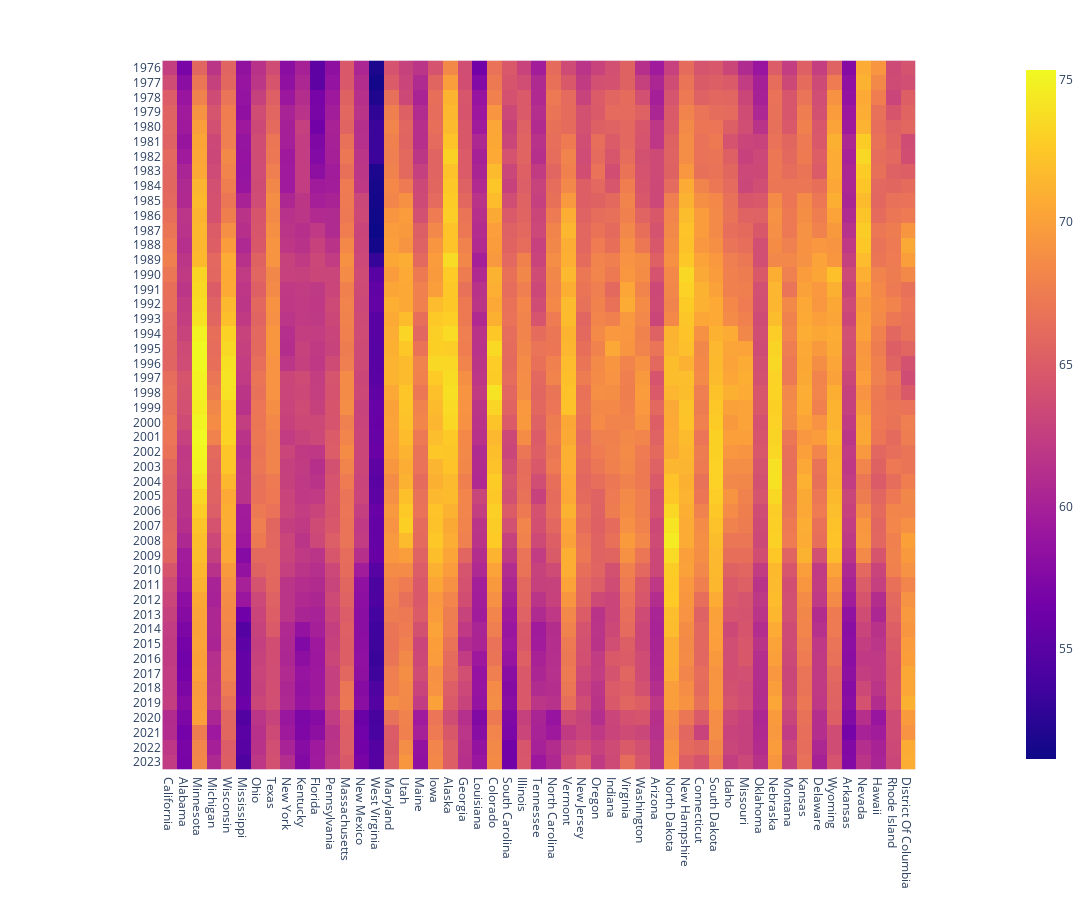

Here is the notebook cell this chart was saved with:
### Code cell
px.imshow(yearly_par_df, height = 900, width =1500)

### Figure 1 — Plotly figure (JSON) as saved in the notebook; plotly's stock layout.template omitted (floating-point values rounded to 4 significant figures; data arrays with more than 128 entries replaced by an {"elided": "..."} marker saying what was removed)
{"data": [{"coloraxis": "coloraxis", "hovertemplate": "x: %{x}<br>y: %{y}<br>color: %{z}<extra></extra>", "name": "0", "type": "heatmap", "x": ["California", "Alabama", "Minnesota", "Michigan", "Wisconsin", "Mississippi", "Ohio", "Texas", "New York", "Kentucky", "Florida", "Pennsylvania", "Massachusetts", "New Mexico", "West Virginia", "Maryland", "Utah", "Maine", "Iowa", "Alaska", "Georgia", "Louisiana", "Colorado", "South Carolina", "Illinois", "Tennessee", "North Carolina", "Vermont", "New Jersey", "Oregon", "Indiana", "Virginia", "Washington", "Arizona", "North Dakota", "New Hampshire", "Connecticut", "South Dakota", "Idaho", "Missouri", "Oklahoma", "Nebraska", "Montana", "Kansas", "Delaware", "Wyoming", "Arkansas", "Nevada", "Hawaii", "Rhode Island", "District Of Columbia"], "xaxis": "x", "y": ["1976", "1977", "1978", "1979", "1980", "1981", "1982", "1983", "1984", "1985", "1986", "1987", "1988", "1989", "1990", "1991", "1992", "1993", "1994", "1995", "1996", "1997", "1998", "1999", "2000", "2001", "2002", "2003", "2004", "2005", "2006", "2007", "2008", "2009", "2010", "2011", "2012", "2013", "2014", "2015", "2016", "2017", "2018", "2019", "2020", "2021", "2022", "2023"], "yaxis": "y", "z": {"elided": "48x51 float values"}}], "layout": {"coloraxis": {"colorscale": [[0, "#0d0887"], [0.1111, "#46039f"], [0.2222, "#7201a8"], [0.3333, "#9c179e"], [0.4444, "#bd3786"], [0.5556, "#d8576b"], [0.6667, "#ed7953"], [0.7778, "#fb9f3a"], [0.8889, "#fdca26"], [1, "#f0f921"]]}, "height": 900, "margin": {"t": 60}, "width": 1500, "xaxis": {"anchor": "y", "constrain": "domain", "domain": [0, 1], "scaleanchor": "y"}, "yaxis": {"anchor": "x", "autorange": "reversed", "constrain": "domain", "domain": [0, 1]}}}
